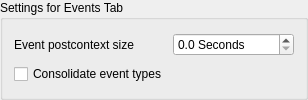
                 <widget class="QGroupBox" name="groupBox_EventTab">
                  <property name="title">
                   <string>Settings for Events Tab</string>
                  </property>
                  <layout class="QGridLayout" name="gridLayout_EventTab">
                   <item row="0" column="0">
                    <widget class="QLabel" name="eventPostcontextLabel">
                     <property name="text">
                      <string>Event postcontext size</string>
                     </property>
                    </widget>
                   </item>
                   <item row="0" column="1">
                    <widget class="QDoubleSpinBox" name="eventPostcontext">
                     <property name="toolTip">
                      <string>Extra context shown after occurrence under Daily view Events tab</string>
                     </property>
                     <property name="suffix">
                      <string> Seconds</string>
                     </property>
                     <property name="decimals">
                      <number>1</number>
                     </property>
                     <property name="maximum">
                      <double>14400.000000000000000</double>
                     </property>
                     <property name="singleStep">
                      <double>30.000000000000000</double>
                     </property>
                     <property name="value">
                      <double>0.000000000000000</double>
                     </property>
                    </widget>
                   </item>
                   <item row="1" column="0">
                    <widget class="QCheckBox" name="consolidateEvents">
                     <property name="toolTip">
                      <string>Combine events into consolidated node in tree under Daily view Events tab</string>
                     </property>
                     <property name="text">
                      <string>Consolidate event types</string>
                     </property>
                    </widget>
                   </item>
                  </layout>
                 </widget>
